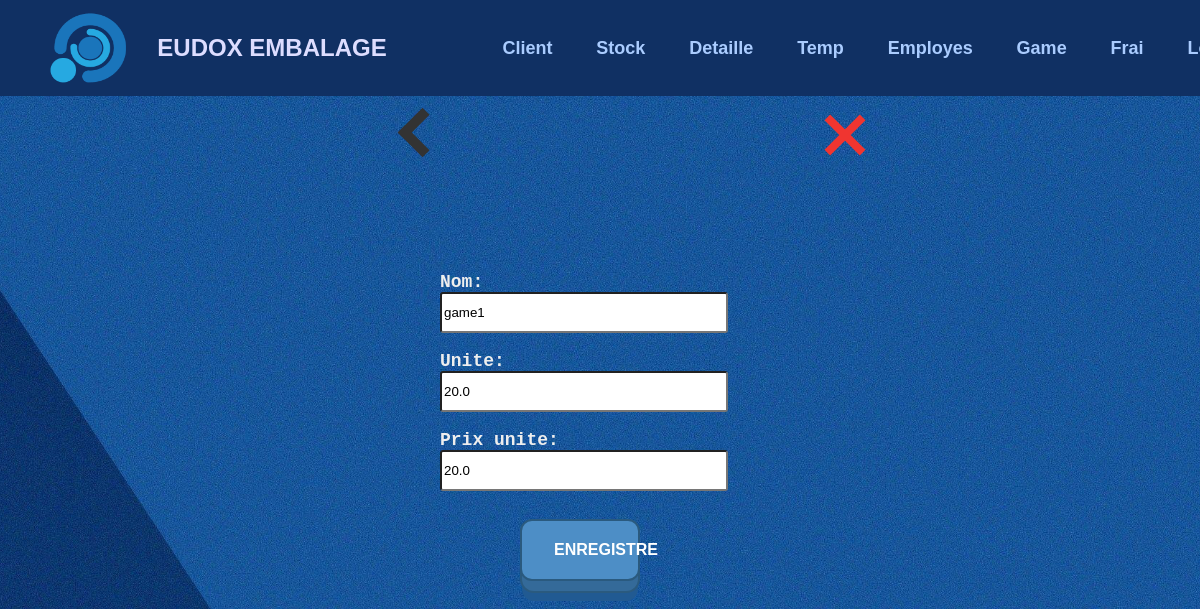
/game/edit/3, run on the app's committed database.
### tables this page shows
CREATE TABLE game (
        id INTEGER PRIMARY KEY AUTOINCREMENT,
        name TEXT NOT NULL,
        unit REAL NOT NULL,
        unitPrice REAL NOT NULL,
        deleted INTEGER DEFAULT 0 
    );

### app.py (the view)
@app.route('/game/edit/<int:id>', methods=['POST', 'GET'])
def edit_game_id(id):
    conn = sqlite3.connect('form_data.db')
    cursor = conn.cursor()
    if request.method == 'POST':
        cursor.execute('UPDATE game set name = ?, unit = ?, unitPrice = ? WHERE id = ?', (request.form.get('name'), request.form.get('unite'), request.form.get('punit'), id))
        conn.commit()
        conn.close()
        return redirect('/game')
    cursor.execute('SELECT * FROM game WHERE id = ?', (id, ))
    data_f = cursor.fetchone()
    game = {
        'id': data_f[0],
        'name': data_f[1],
        'unit': data_f[2],
        'price': data_f[3],
    }
    conn.close()
    return render_template('g_modify.html', id=data_f[0], game=game)

### templates/g_modify.html (shortened to what this page needs)
{% extends 'main.html' %}
{% block head %}
<link rel="stylesheet" type="text/css" href="{{ url_for('static', filename='css/form.css') }}">
{% endblock %}
{% block top %}
<a href="/game" id="back"><div class="thick-arrow-left"></div></a>
<a href="/main" id="aclose"><div class="close"></div></a>
{% endblock %}
{% block bot %}
<form id="stockForm" action="/game/edit/{{ id }}" method="post">
  <br><br><br><br>
  <label class="l-lab" for="name">Nom:</label>
  <br>
  <input type="text" class="l-inp" name="name" value="{{ game.name }}" required>
  <br><br>
  <label class="l-lab" for="unite">Unite:</label>
  <br>
  <input type="number" class="l-inp dFloat" name="unite" value="{{ game.unit }}" required>
  <br><br>
  <label class="l-lab" for="punit">Prix unite:</label>
  <br>
  <input type="number" class="l-inp dFloat" name="punit" value="{{ game.price }}" required>
  <br><br>
  <button type="Submit" id="submitButton" class="button-19 cen">Enregistre</button>
  <br><br><br>
</form>
{% endblock %}

### static/css/style.css (style rules this page uses)
body, h1, h2, h3, p, ul, li { margin: 0; padding: 0; }
body { font-family: Arial, sans-serif; background-color: #155499; background-image: url('bg.jpg'); background-size: cover; background-position: center; background-attachment: fixed; transform-origin: 0 0; }
a { color: inherit; text-decoration: none; }
button.button-19 { touch-action: manipulation; position: relative; display: inline-block; cursor: pointer; outline: none; border: 0; vertical-align: middle; text-decoration: none; font-size: inherit; font-family: inherit; }
button.button-19 { touch-action: manipulation; font-weight: 600; color: #fff; text-transform: uppercase; padding: 1.25em 2em; background: #4d8ec6; border: 2px solid #2a5a7f; border-radius: 0.75em; transform-style: preserve-3d; transition: transform 150ms cubic-bezier(0, 0, 0.58, 1), background 150ms cubic-bezier(0, 0, 0.58, 1); }
button.button-19::before { position: absolute; content: ""; width: 100%; height: 100%; top: 0; left: 0; right: 0; bottom: 0; background: #346a99; border-radius: inherit; box-shadow: 0 0 0 2px #2a5a7f, 0 0.625em 0 0 #215a92; transform: translate3d(0, 0.75em, -1em); transition: transform 150ms cubic-bezier(0, 0, 0.58, 1), box-shadow 150ms cubic-bezier(0, 0, 0.58, 1); }
#aclose { margin-left: 28vw; }
.thick-arrow-left { margin: 35px; width: 25px; height: 25px; border: 10px solid #333; border-left: 0; border-top: 0; transform: rotate(135deg); }
#back { margin-left: 30.8%; }
.close { margin: 30px; background: #f03530; height: 50px; position: relative; width: 8px; transform: rotate(45deg); }
.close:after { background: #f03530; content: ""; height: 8px; left: -21px; position: absolute; top: 21px; width: 50px; }
.bot_side label { color: #eee; }
.bot_side input { height: 35px; }
.bot_side .button-19 { width: 20%; margin: 10px; }

### static/css/form.css (style rules this page uses)
#stockForm { margin-left: 10%; grid-column: 2; width: 100%; height: 100%; }
.l-lab { color: #ccc; padding-right: 32%; font-weight: bold; font-size: 18px; font-family: monospace; }
.l-inp { width: 70%; height: 25px; border-radius: 3px; }
.bot_side .button-19 { width: 30%; margin-left: 20%; !important }

### data on the page
game: name "game1", unite "20.0", punit "20.0"
